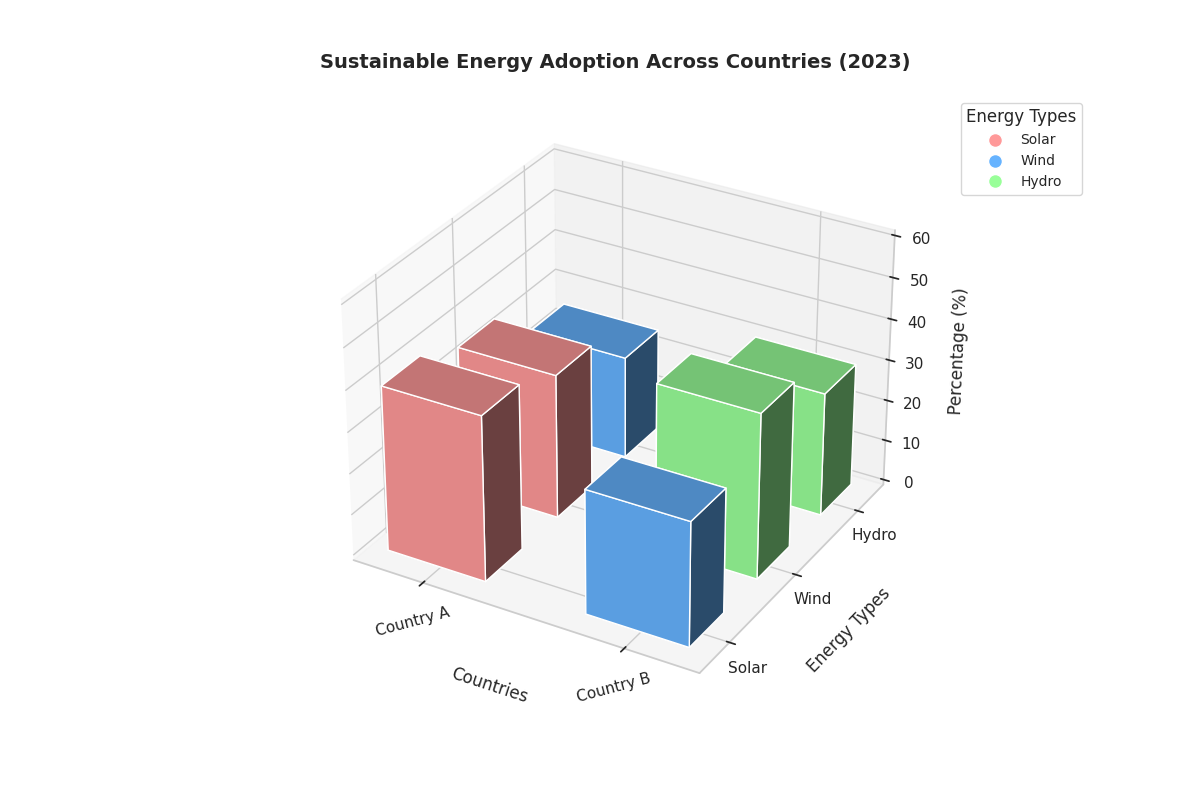

Source code (Python):
import matplotlib.pyplot as plt
import numpy as np

# Data setup
countries = ['Country A', 'Country B']
energy_types = ['Solar', 'Wind', 'Hydro']
percentage_distributions = np.array([
    [40, 35, 25],  # Country A
    [30, 40, 30],  # Country B

])

# Create a 3D plot
fig = plt.figure(figsize=(12, 8))
ax = fig.add_subplot(111, projection='3d')

# Define x and y positions for the bars
x_positions = np.arange(len(countries))
y_positions = np.arange(len(energy_types))
xpos, ypos = np.meshgrid(x_positions, y_positions, indexing='ij')
xpos = xpos.flatten()
ypos = ypos.flatten()

# Flatten the percentage distribution array
z_positions = np.zeros_like(xpos)
bar_heights = percentage_distributions.flatten()

# Define colors for each energy type
colors = ['#ff9999', '#66b3ff', '#99ff99']  # Solar, Wind, Hydro colors

# Create the bars
ax.bar3d(xpos, ypos, z_positions, dx=0.5, dy=0.5, dz=bar_heights, color=np.repeat(colors, len(countries)))

# Customize the plot
ax.set_title('Sustainable Energy Adoption Across Countries (2023)', fontsize=14, fontweight='bold', pad=20)
ax.set_xlabel('Countries', labelpad=15)
ax.set_ylabel('Energy Types', labelpad=15)
ax.set_zlabel('Percentage (%)', labelpad=10)
ax.set_xticks(x_positions + 0.25)
ax.set_yticks(y_positions + 0.25)
ax.set_xticklabels(countries, rotation=15)
ax.set_yticklabels(energy_types)
ax.set_zlim(0, 60)

# Add a legend
legend_elements = [plt.Line2D([0], [0], marker='o', color='w', label=energy_type, markerfacecolor=color, markersize=10) 
                   for energy_type, color in zip(energy_types, colors)]
ax.legend(handles=legend_elements, title='Energy Types', loc='upper left', bbox_to_anchor=(1.05, 1), fontsize=10)

# Automatically adjust the subplot layout to make room for the legend and labels
plt.tight_layout()

# Show the plot
plt.show()
